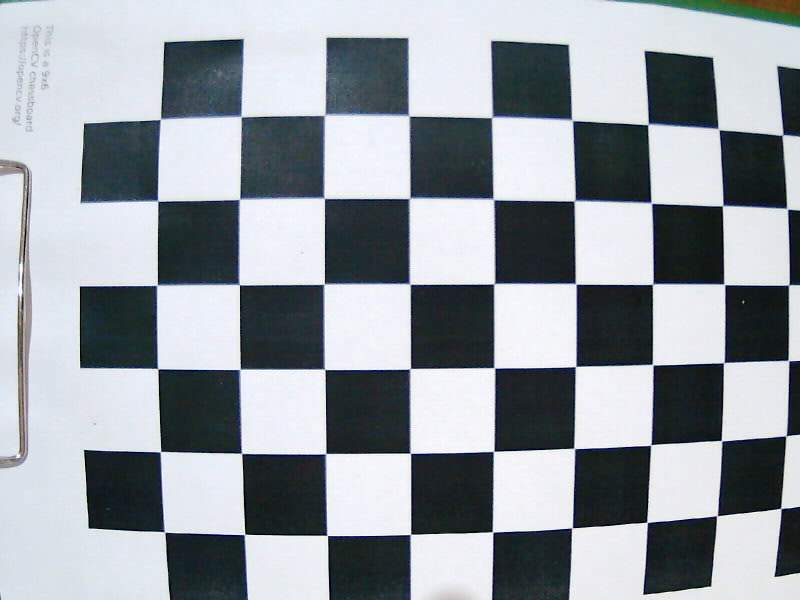
#> input picture calibration/b-my_photo-1.jpg, 800 x 600 px, given in place of the camera
$ python recog.py
#> lines starting #> are read from the running program, lines starting #| are printed output that depends on the picture; after the words box and inside, x2 and y2 are one past the last pixel; in counts of white or black regions, pixels touching at a corner belong together
import cv2
import numpy as np
import json
from typing import TypedDict
import functools
from abc import ABC, abstractmethod #Abstract Base Classes


def transform(frame):
    frame = cv2.flip(frame, -1)
    return frame

def quantize(threshold: int, x):
    return (int(x)//threshold) * threshold

# BGR
BLUE = (255, 0, 0)
GREEN = (0, 255, 0)
RED = (0, 0, 255)

class Shape(ABC):
    params: any
    quantizer: any

    def correct(self, l: any) -> any:
        return self.quantizer(l)

    def __init__(self, args: any) -> None:
        self.params = self.correct(args)

    def __eq__(self, other):
        if isinstance(other, Shape):
            if self.params.shape != other.params.shape:
                return False

            return (self.params == other.params).all()

        return False

    @abstractmethod
    def draw(self, image, intensity: int):
        pass


class Circle(Shape):
    def __init__(self, x: float, y: float, r: float) -> None:
        self.quantizer = np.vectorize(functools.partial(quantize, 5))
        super().__init__(np.array([x, y, r]))

    def __eq__(self, other):
        if isinstance(other, Circle):
            return super().__eq__(other)

        return False

    def draw(self, image, intensity):
        cv2.circle(image, (self.params[0], self.params[1]),
                   self.params[2], (0, 0, intensity), 2)


class Rectangle(Shape):
    def __init__(self, params) -> None:
        self.quantizer = np.vectorize(functools.partial(quantize, 70))
        super().__init__(params)

    def __eq__(self, other):
        if isinstance(other, Rectangle):
            return super().__eq__(other)

        return False

    def draw(self, image, intensity):
        cv2.drawContours(image, [self.params], 0, (0, 0, intensity), 2)


class StoredShape(TypedDict):
    shape: Shape
    probability: float
    updated: bool


shapes: list[StoredShape] = []


def update_detected_shape(shape: Shape):
    found_index = next(iter(i for (i, s) in enumerate(
        shapes) if s['shape'] == shape), None)
    if (found_index == None):
        print('add shape %s' % type(shape))
        print(shape.params)
        shapes.append({'shape': shape, 'probability': 0.1, 'updated': True})
    else:
        print('increase probablitity of %s' % type(shape))
        sShape = shapes[found_index]
        sShape['probability'] = (1.0 + sShape['probability']) / 2
        sShape['updated'] = True


def found_circle(data: tuple[any, float]) -> None:
    (x, y), r = data
    if r < 5:
        return

    update_detected_shape(Circle(x, y, r))


def found_rectangle(box) -> None:
    update_detected_shape(Rectangle(box))


def update_not_found_shapes() -> None:
    for i, sShape in enumerate(shapes):
        if not sShape['updated']:
            sShape['probability'] /= 2.0
        sShape['updated'] = False

    filteredShapes = list(filter(lambda ss: ss['probability'] >= 0.1, shapes))
    shapes.clear()
    shapes.extend(filteredShapes)


def draw_shapes(frame):
    height, width, channels = frame.shape
    blank_image = np.zeros((height, width, 3), np.uint8)

    for sShape in shapes:
        shape = sShape['shape']
        prob = sShape['probability']
        if prob < 0.7:
            continue
        intensity = int(prob * 255)
        shape.draw(blank_image, intensity)

    return blank_image


def detect_shapes(frame):
    gray = cv2.cvtColor(frame, cv2.COLOR_BGR2GRAY)
    # (treshold, bw) = cv2.threshold(gray, 130, 255, cv2.THRESH_BINARY)
    edges = cv2.Canny(gray, 20, 100)

    # Find contours in the edges image
    contours, _ = cv2.findContours(
        edges, cv2.RETR_TREE, cv2.CHAIN_APPROX_SIMPLE)

    for contour in contours:
        # Approximate the contour to reduce the number of points
        approx = cv2.approxPolyDP(
            contour, 0.04 * cv2.arcLength(contour, True), True)
        # Draw the detected contours (for visualization)
        cv2.drawContours(frame, [approx], 0, GREEN, 2)

        # Check if the shape is a rectangle
        if len(approx) == 4:
            rect = cv2.minAreaRect(contour)
            box = cv2.boxPoints(rect)  # Get 4 corners of the rectangle
            found_rectangle(box)
        # Check for circles
        elif len(approx) > 4:
            # Calculate the center and radius of the contour
            found_circle(cv2.minEnclosingCircle(contour))

    update_not_found_shapes()

    return frame


def flip(frame):
    return cv2.flip(frame, -1)


def undistort(img, mapx, mapy, roi):
    dst = cv2.remap(img, mapx, mapy, cv2.INTER_LINEAR)

    # crop the image
    x, y, w, h = roi
    return dst[y:y+h, x:x+w]


def camera_on():
    print("OpenCV version:", cv2.__version__)
    cap = cv2.VideoCapture(2)
    cap.set(cv2.CAP_PROP_FRAME_WIDTH, 800)
    cap.set(cv2.CAP_PROP_FRAME_HEIGHT, 600)
    cap.set(cv2.CAP_PROP_FPS, 30)
    # [11 lines of commented-out code are left out]
    return cap


def load_cam_params(cap):
    with open('ret.json', 'r') as fjson:
#> (reads ret.json from the repository)
        ret = json.load(fjson)
    with open('mtx.json', 'r') as fjson:
#> (reads mtx.json from the repository)
        mtx = np.array(json.load(fjson))
    with open('dist.json', 'r') as fjson:
#> (reads dist.json from the repository)
        dist = np.array(json.load(fjson))
    with open('rvecs.json', 'r') as fjson:
#> (reads rvecs.json from the repository)
        rvecs = list(map(lambda x: np.array(x), json.load(fjson)))
    with open('tvecs.json', 'r') as fjson:
        tvecs = list(map(lambda x: np.array(x), json.load(fjson)))

    ret, img = cap.read()
#> img is the input picture: shape (600, 800, 3); mean B, G, R 162.2, 155.7, 149.8
    h, w = img.shape[:2]
#> h = 600; w = 800
    newcameramtx, roi = cv2.getOptimalNewCameraMatrix(
        mtx, dist, (w, h), 1, (w, h))
#> roi = (41, 66, 692, 478)

    # undistort
    mapx, mapy = cv2.initUndistortRectifyMap(
        mtx, dist, None, newcameramtx, (w, h), 5)

    return (mapx, mapy, roi)


def main():
    cap = camera_on()
    mapx, mapy, roi = load_cam_params(cap)
#> roi = (41, 66, 692, 478)
    while True:
        ret, frame = cap.read()
        if not ret:
            break

        frame = undistort(frame, mapx, mapy, roi)
#> in undistort, `dst = cv2.remap(img, mapx, mapy, cv2.INTER_LINEAR)`:
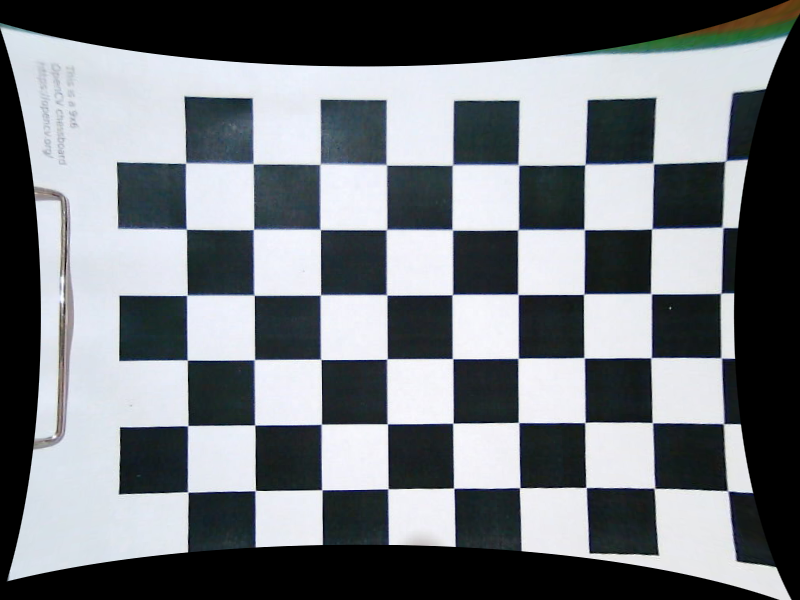
#> dst: shape (600, 800, 3); mean B, G, R 124.8, 120.2, 115.6
#> in undistort, `return dst[y:y+h, x:x+w]`:
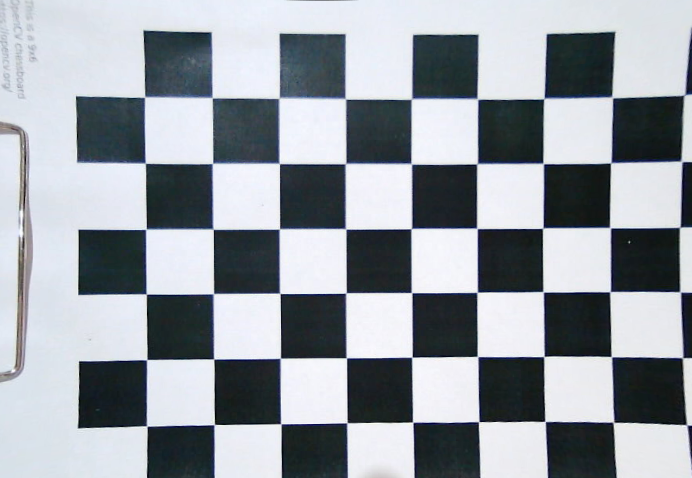
#> returned value: shape (478, 692, 3); mean of channels 0, 1, 2 162.6, 156, 150.2; drawn as B, G, R

        frame = detect_shapes(frame)
#> in detect_shapes, `gray = cv2.cvtColor(frame, cv2.COLOR_BGR2GRAY)`:
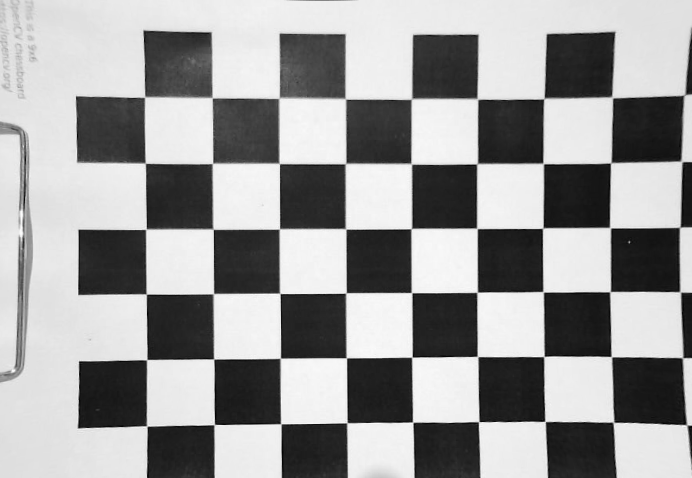
#> gray: shape (478, 692); min 2, max 254, mean 155
#> in detect_shapes, `edges = cv2.Canny(gray, 20, 100)`:
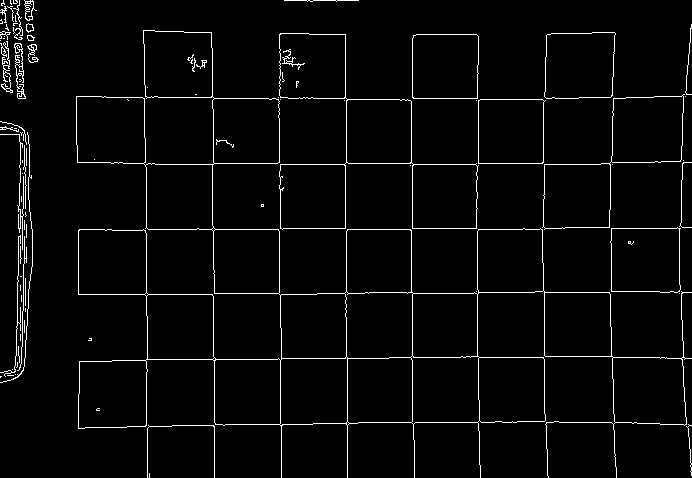
#> edges: shape (478, 692); 3.2% white in thin lines or dots
#> in detect_shapes, `contours, _ = cv2.findContours( edges, cv2.RETR_TREE, cv2.CHAIN_APPROX..`: contours = 159 contours, 108 with area under 20; largest, box (x1, y1, x2, y2) and area: (76, 30, 692, 478) 86178, (279, 33, 479, 230) 16642, (542, 94, 685, 230) 8729, (612, 357, 687, 426) 4674, (611, 95, 684, 163) 4530
#> the loop in detect_shapes, `for contour in contours:` made 159 passes
#> (approx, rect) on passes 31, 51, 59: ([[261, 205], [262, 204], [263, 205], [262, 206]], ((262, 205), (1.41, 1.41), -45)), ([[480, 99], [544, 101], [541, 163], [478, 162]], ((511, 131), (64, 66), -90)), ([[5, 75], [6, 76], [7, 76], [6, 76]], ((5.9, 75.7), (0.447, 2.24), -63.43))
#> (approx, rect) on passes 8, 23, 24: ([[17, 362], [17, 366], [16, 367], [17, 366]], ((16.88, 364.6), (5.1, 0.784), -78.69)), ([[680, 228], [611, 228], [611, 291], [679, 291]], ((645, 259.5), (65, 70), -90)), ([[679, 229], [677, 292], [611, 290], [612, 228]], ((644.9, 260), (69.33, 64.99), -0.881))
#> (printed output is left out)
#> after the loop in detect_shapes, `for contour in contours:`:
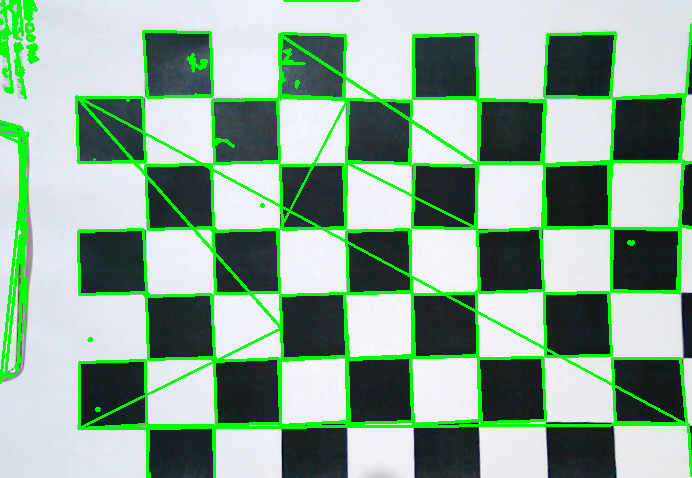
#> frame: shape (478, 692, 3); 10.8% of pixels changed, all inside (x1, y1, x2, y2) = (0, 0, 692, 478)
        cv2.imshow('Input', frame)

        cv2.imshow('Output', draw_shapes(frame))

        if cv2.waitKey(1) & 0xFF == ord('q'):
#> (key q is pressed here)
            break

    cap.release()
    cv2.destroyAllWindows()


if __name__ == "__main__":
    main()
